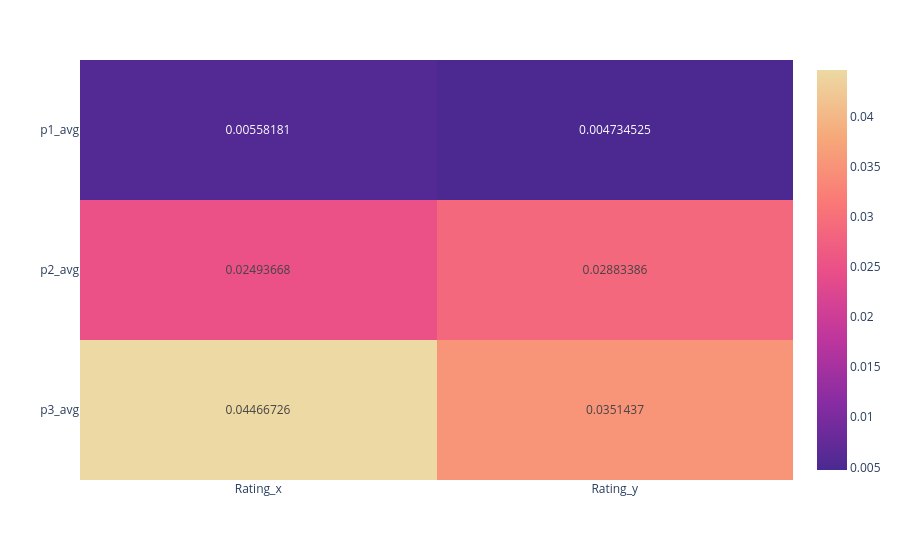

The notebook cell saved with this chart:
### Code cell
fig_r

### Figure 1 — Plotly figure (JSON) as saved in the notebook; plotly's stock layout.template omitted (floating-point values rounded to 4 significant figures)
{"data": [{"coloraxis": "coloraxis", "hovertemplate": "x: %{x}<br>y: %{y}<br>color: %{z}<extra></extra>", "name": "0", "texttemplate": "%{z}", "type": "heatmap", "x": ["Rating_x", "Rating_y"], "xaxis": "x", "y": ["p1_avg", "p2_avg", "p3_avg"], "yaxis": "y", "z": [[0.005582, 0.004735], [0.02494, 0.02883], [0.04467, 0.03514]]}], "layout": {"coloraxis": {"colorscale": [[0, "rgb(75, 41, 145)"], [0.1667, "rgb(135, 44, 162)"], [0.3333, "rgb(192, 54, 157)"], [0.5, "rgb(234, 79, 136)"], [0.6667, "rgb(250, 120, 118)"], [0.8333, "rgb(246, 169, 122)"], [1, "rgb(237, 217, 163)"]]}, "margin": {"t": 60}, "xaxis": {"anchor": "y", "domain": [0, 1]}, "yaxis": {"anchor": "x", "autorange": "reversed", "domain": [0, 1]}}}
